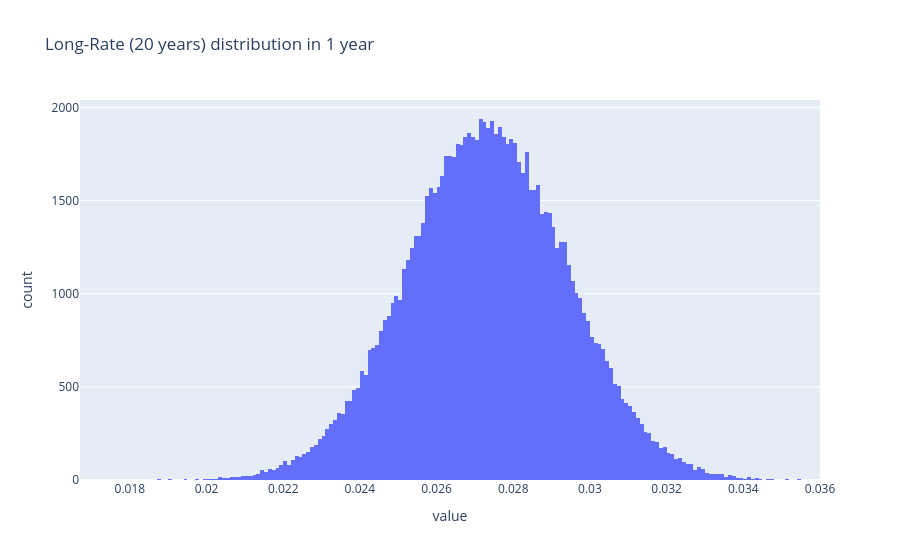

Here is the notebook cell this chart was saved with:
### Code cell
# Long Rate R(t, T) simulation
R_t = hw_curve.long_rate(t = 1, T = 20) 
fig = px.histogram(R_t, nbins = 200, title = 'Long-Rate (20 years) distribution in 1 year')
fig.update_layout(showlegend=False)
fig.show()

### Figure 1 — Plotly figure (JSON) as saved in the notebook; plotly's stock layout.template omitted (floating-point values rounded to 4 significant figures; data arrays with more than 128 entries replaced by an {"elided": "..."} marker saying what was removed)
{"data": [{"alignmentgroup": "True", "bingroup": "x", "hovertemplate": "variable=0<br>value=%{x}<br>count=%{y}<extra></extra>", "legendgroup": "0", "marker": {"color": "#636efa", "pattern": {"shape": ""}}, "name": "0", "nbinsx": 200, "offsetgroup": "0", "orientation": "v", "showlegend": true, "type": "histogram", "x": {"elided": "100000 float values"}, "xaxis": "x", "yaxis": "y"}], "layout": {"barmode": "relative", "legend": {"title": {"text": "variable"}, "tracegroupgap": 0}, "showlegend": false, "title": {"text": "Long-Rate (20 years) distribution in 1 year"}, "xaxis": {"anchor": "y", "domain": [0, 1], "title": {"text": "value"}}, "yaxis": {"anchor": "x", "domain": [0, 1], "title": {"text": "count"}}}}
